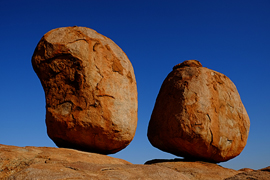
%> input picture ica_ImgSeparation/pic01.jpg, 270 x 180 px
$ octave --eval "ica_img;"   (GNU Octave 9; MATLAB toolbox functions it lacks are replaced by stand-ins)
%> lines starting %> are read from the running program, lines starting %| are printed output that depends on the picture

% ３つの画像を混合したものを分離する。
function ica_img

    clear all; close all;

    % --------------------------------------------------------- 画像の読込み
    % 画像その1：岩
    imgin = imread('pic01.jpg');   [s1(:,:,1)] = DownSampling(180, 270, imgin);
%> in ica_img, imgin is the input picture: size 180x270x3 uint8; mean R, G, B 72.4, 69.5, 87.4
%> after the loop in DownSampling, `for i=1:dsh:128*dsh`:
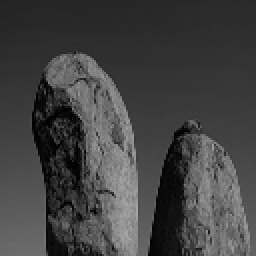
%> ptn: size 128x128 double (shown 2 times larger); min 0, max 168.3, mean 67.1
%> after the loop in DownSampling, `for i=1:dsh:128*dsh`: l = 129
    % 画像その2：花
    imgin = imread('pic02.jpg');   [s2(:,:,1)] = DownSampling(180, 270, imgin);
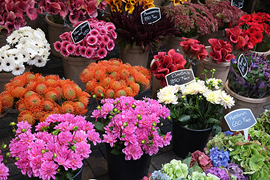
%> input picture ica_ImgSeparation/pic02.jpg, 270 x 180 px
%> in ica_img, imgin is the input picture: size 180x270x3 uint8; mean R, G, B 119, 75.1, 79.7
%> call 2 of DownSampling, with hight = 180, width = 270
%> in DownSampling (call 2), `B_img = double( imgin(:,:,3) );`:
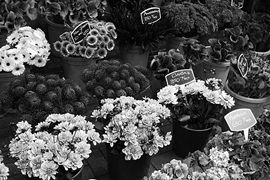
%> B_img: size 180x270 double; min 0, max 255, mean 79.7
%> after the loop in DownSampling (call 2), `for i=1:dsh:128*dsh`:
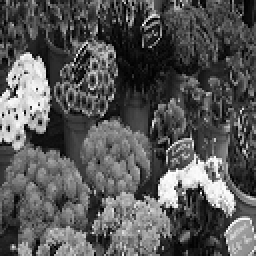
%> ptn: size 128x128 double (shown 2 times larger); min 0, max 255, mean 87.7
    % 画像その3：ねこちゃん
    imgin = imread('pic03.jpg');   [s3(:,:,1)] = DownSampling(180, 270, imgin);
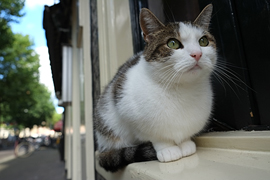
%> input picture ica_ImgSeparation/pic03.jpg, 270 x 180 px
%> in ica_img, imgin is the input picture: size 180x270x3 uint8; mean R, G, B 100.3, 104.2, 97.7
%> call 3 of DownSampling, with hight = 180, width = 270
%> after the loop in DownSampling (call 3), `for i=1:dsh:128*dsh`:
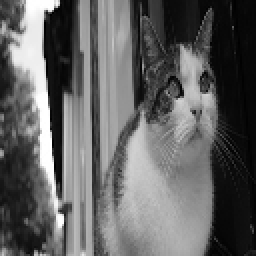
%> ptn: size 128x128 double (shown 2 times larger); min 0, max 255, mean 98.9
    % 画像その4：ドットパターン
    %imgin = imread('0.jpg');       [s4(:,:,1)] = DownSampling(600, 600, imgin);

    % 混合数によって以下を変える。
    %s=[s1(:) s2(:) ]';             % 源信号数が2つの場合
    s=[s1(:) s2(:) s3(:)]';         % 源信号数が3つの場合
    %s=[s1(:) s2(:) s3(:) s4(:)]';  % 源信号数4つの場合

    m=size(s,1); % 源信号の数
%> m = 3
    c=3;       % 観測信号の数
    n=size(s,2); % 標本数（全画像のピクセス数）128*128にリサイズ
%> n = 16384

    % --------------------------------------------------------- 混合信号作成
    % 観測信号の設定
    A=randn(c, m); % A=eye(3);%単位行列でも行けること確認済
    x=A*s;      % 混合処理
    x=nor(x);   % 平均0，分散1に正規化(内部関数)

    % 重ね合わさった画像の確認
    viewer(x); pause   % 全部画像を表示
    % viewer_random(x);  % 3枚ランダムに表示


    %------------------------------------------------------------ ICAの学習
    eta=0.6;     % 学習係数 0.6
    W=eye(m, c); % 分離行列の初期化
%> W = [1 0 0; 0 1 0; 0 0 1]

    % 学習反復：反復数は200～300前後が適切
    for i=1:300
        y = W*x;

        % 評価関数、以下から選択する。
        %DeltaW = (W’)^(-1) + phi(y)*x’/n;    %最急勾配方向に学習
        %DeltaW = ((phi(y)*y'-y*phi(y)')/n)*W;  %直交の制約を入れた場合
        DeltaW = (eye(m)+phi(y)*y'/n)*W;        %自然勾配方向に学習
                                                %正方行列,正方行列でない場合共にOK

        % 学習係数を進行に合わせて小さくする。
        if i<100
          eta=0.6;
        else
          eta=0.2;
        end

        % 分離行列の更新
        W = W + eta * DeltaW;

        % 直交化処理はやらない方が精度が安定する。
        % ただし、発散に気を付けること。
    end
%> this loop made 300 passes
%> W on passes 5 to 7: [1.41 0.0755 0.0116; -0.0578 1.32 0.169; -0.651 -0.874 1.64], [1.42 0.0755 0.018; -0.0652 1.32 0.178; -0.688 -0.92 1.7], [1.4 0.0711 0.0314; -0.0728 1.31 0.19; -0.679 -0.909 1.66]
%> after the loop, W = [-1.54 -0.31 0.524; -0.0593 0.963 0.701; -0.168 -1.26 1.44]; eta = 0.2

    % 分離画像の確認
    viewer(y)
%> the loop in viewer (call 2), `for i=1:n` made 3 passes
%> pass 3, in viewer (call 2), `y=reshape(x(i,:),128,128);`:
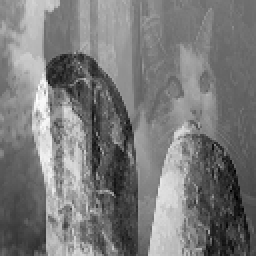
%> y: size 128x128 double (shown 2 times larger); min -3.77, max 4.11, mean 2.13e-14; drawn with min black and max white

end

function y = phi(x)
    %y=-(x.^3); %一様分布の場合
    %y=-tanh(x); %正規分布の場合：優ガウス
    %Extend Inforax法：以下
    y=-(x+diag(sign(cumulant(x')))*tanh(x));
end

% キュムラント
function y=cumulant(x)
    y=mean(x.^4)-3*mean(x.^2).^2;
end

% 信号y の平均を0，分散を1 に規格化する
function y=nor(y)
    y=y-repmat(mean(y,2),1,size(y,2));
    y=diag(mean(y.^2,2).^(-1/2))*y;
end

% 白色化
function [y,v,d]=prewhitening(x)
    x=x-repmat(mean(x,2),1,size(x,2));
    [v,d]=eig(x*x'/size(x,2));
    d=d^(-1/2);
    y=v*d*v'*x;
end

% 128*128のイメージサイズにダウンサンプリングする
function[imgout] = DownSampling(hight, width, imgin)

    R_img = 255*ones(hight, width, 'double');
    G_img = 255*ones(hight, width, 'double');
    B_img = 255*ones(hight, width, 'double');
    R_img = double( imgin(:,:,1) );
    G_img = double( imgin(:,:,2) );
    B_img = double( imgin(:,:,3) );

    % 出力用変数
    ptn = zeros(128,128);

    % スキップ数
    dsh=floor(hight/128);
    dsw=floor(width/128);

    % サンプリング処理
    l=1;
    for i=1:dsh:128*dsh
        k=1;
        for j=1:dsw:128*dsw
            ptn(l,k) = 0.114*B_img(i,j) + 0.587*G_img(i,j) + 0.299*R_img(i,j);
            k=k+1;
        end
        l=l+1;
    end

    % 出力
    imgout= ptn;

end

% 画像を全部描画する
function viewer(x)
    n=size(x,1);
    figure(10);
    for i=1:n
        y=reshape(x(i,:),128,128);
        subplot(1,n,i)
        % Image processing toolbox がない場合，image() を使う．
        imshow(y,[min(y(:)) max(y(:))])
        drawnow
    end
end

% 画像をランダムに3枚描画する
function viewer_random(x)
    n=size(x,1);
    for i=1:3
        y=reshape(x(randi(n), :),128,128);
        figure(i); imshow(y,[min(y(:)) max(y(:))]);
    end
end
